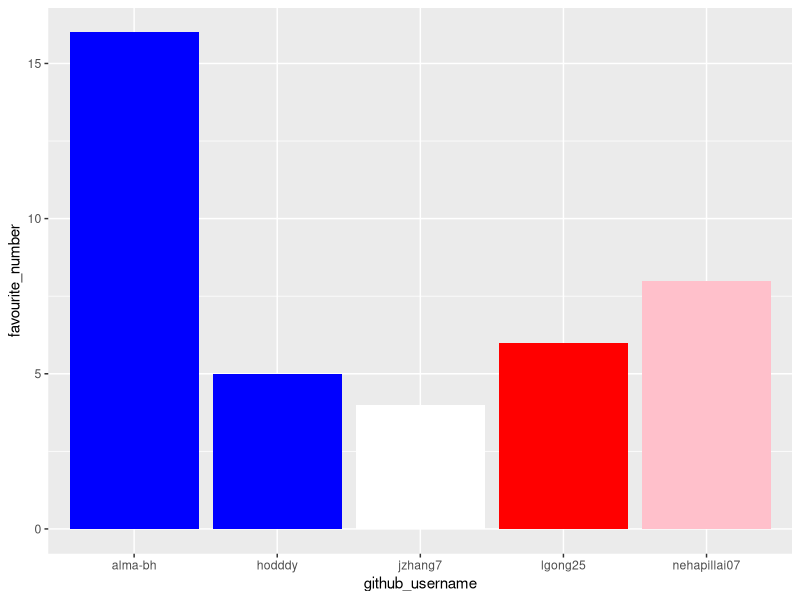
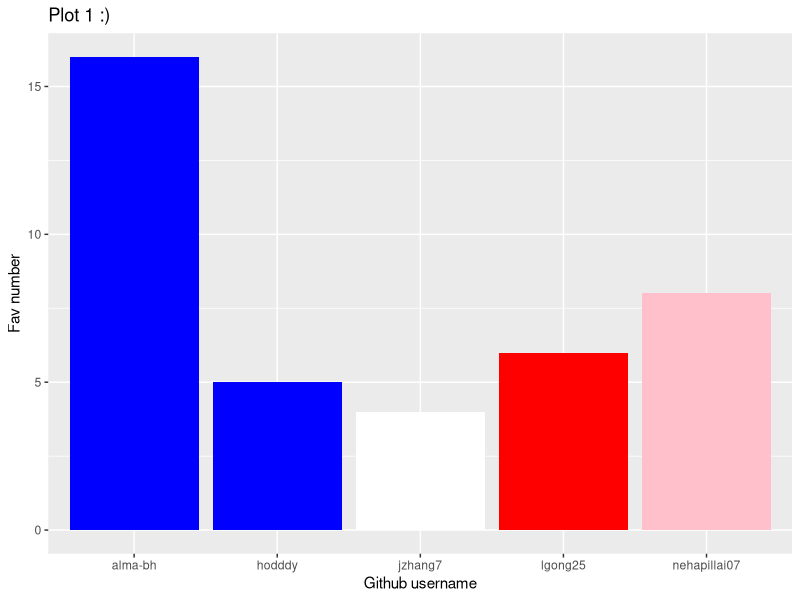
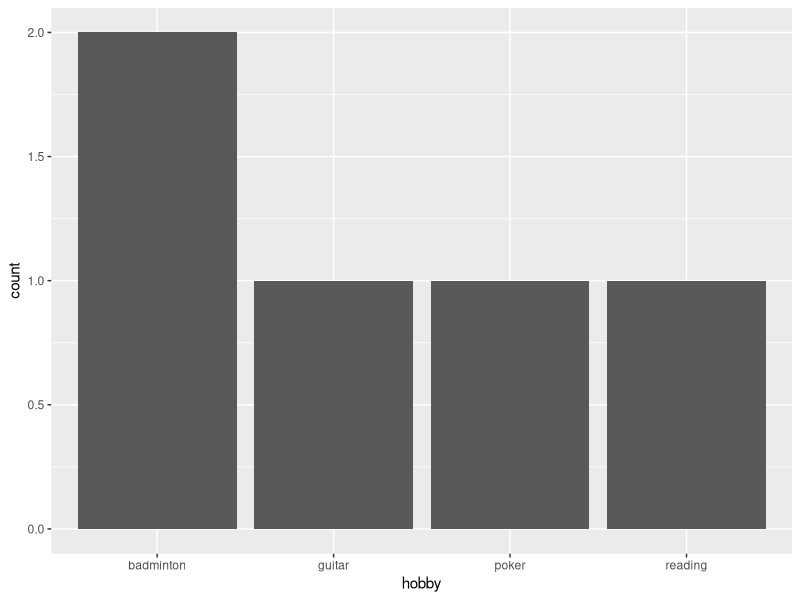

These figures' R source, in order:
## ---- chunk 1
library(tidyverse) 
## ---- chunk 2
team_data <- tibble(
  name = c("Lihan", "Neha", "Alma", 
           "Hoddy", "Jamie"),
  github_username = c("lgong25", "nehapillai07", "alma-bh", 
                      "jzhang7", "hodddy"), 
  colour = c("red", "pink", "blue", 
             "white", "blue"),
  hobby = c("poker", "badminton", "reading", 
            "guitar", "badminton"),
  favourite_number = c(6, 8, 16, 4, 5)
  )

team_data
## ---- chunk 3
p1 <- ggplot(data = team_data, 
             mapping = aes(x = github_username, 
                           y = favourite_number,
                           fill = colour), 
             ) +
   geom_col() +
   scale_fill_identity()
p1
## ---- chunk 4
p1 + labs(x = "Github username", 
          y = "Fav number",
          title = "Plot 1 :)")
## ---- chunk 5
p2 <- ggplot(team_data, aes(x = hobby)) +
  geom_bar()
p2
